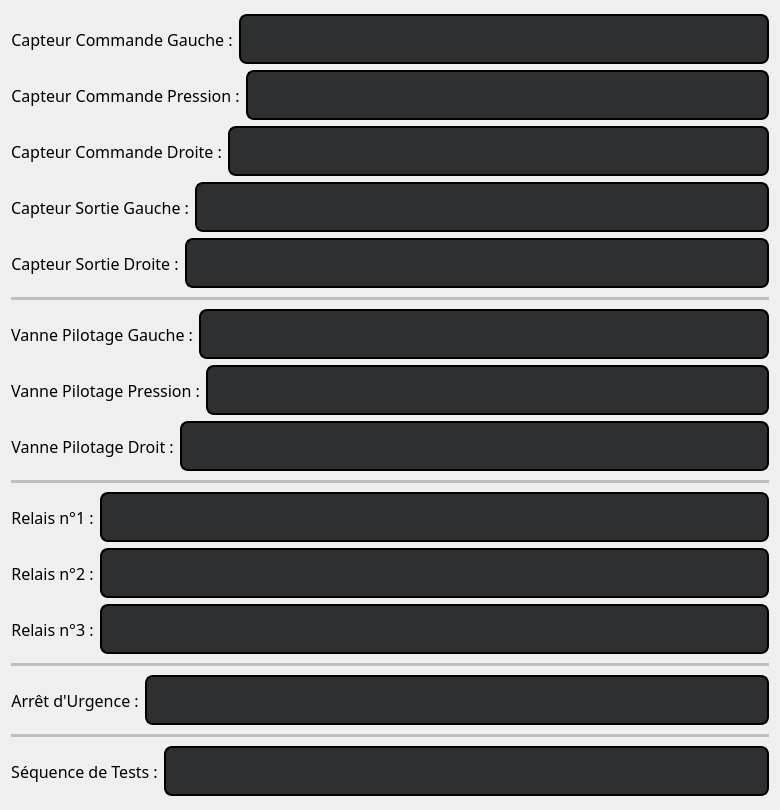
              <widget class="QWidget" name="scrollAreaWidgetContents">
               <property name="geometry">
                <rect>
                 <x>0</x>
                 <y>0</y>
                 <width>780</width>
                 <height>810</height>
                </rect>
               </property>
               <layout class="QVBoxLayout" name="verticalLayout_42">
                <item>
                 <layout class="QVBoxLayout" name="verticalLayout_37">
                  <item>
                   <layout class="QHBoxLayout" name="horizontalLayout_26">
                    <item>
                     <widget class="QLabel" name="label_18">
                      <property name="font">
                       <font>
                        <family>Quicksand Medium</family>
                        <pointsize>12</pointsize>
                       </font>
                      </property>
                      <property name="text">
                       <string>Capteur Commande Gauche :</string>
                      </property>
                      <property name="alignment">
                       <set>Qt::AlignCenter</set>
                      </property>
                     </widget>
                    </item>
                    <item>
                     <widget class="QLineEdit" name="lERecapCapteurCmdG">
                      <property name="minimumSize">
                       <size>
                        <width>0</width>
                        <height>50</height>
                       </size>
                      </property>
                      <property name="font">
                       <font>
                        <family>Quicksand</family>
                        <pointsize>10</pointsize>
                        <weight>50</weight>
                        <bold>false</bold>
                       </font>
                      </property>
                      <property name="styleSheet">
                       <string notr="true">QLineEdit#lERecapCapteurCmdG{
	color: rgb(255, 255, 255);
	background-color: rgb(46, 47, 48);
	border: 2px solid black;
	border-radius: 8px;
	padding-left: 5px;
}</string>
                      </property>
                      <property name="text">
                       <string/>
                      </property>
                      <property name="readOnly">
                       <bool>false</bool>
                      </property>
                     </widget>
                    </item>
                   </layout>
                  </item>
                  <item>
                   <layout class="QHBoxLayout" name="horizontalLayout_28">
                    <item>
                     <widget class="QLabel" name="label_20">
                      <property name="font">
                       <font>
                        <family>Quicksand Medium</family>
                        <pointsize>12</pointsize>
                       </font>
                      </property>
                      <property name="text">
                       <string>Capteur Commande Pression :</string>
                      </property>
                      <property name="alignment">
                       <set>Qt::AlignCenter</set>
                      </property>
                     </widget>
                    </item>
                    <item>
                     <widget class="QLineEdit" name="lERecapCapteurCmdP">
                      <property name="minimumSize">
                       <size>
                        <width>0</width>
                        <height>50</height>
                       </size>
                      </property>
                      <property name="font">
                       <font>
                        <family>Quicksand</family>
                        <pointsize>10</pointsize>
                        <weight>50</weight>
                        <bold>false</bold>
                       </font>
                      </property>
                      <property name="styleSheet">
                       <string notr="true">QLineEdit#lERecapCapteurCmdP{
	color: rgb(255, 255, 255);
	background-color: rgb(46, 47, 48);
	border: 2px solid black;
	border-radius: 8px;
	padding-left: 5px;
}</string>
                      </property>
                      <property name="text">
                       <string/>
                      </property>
                      <property name="readOnly">
                       <bool>false</bool>
                      </property>
                     </widget>
                    </item>
                   </layout>
                  </item>
                  <item>
                   <layout class="QHBoxLayout" name="horizontalLayout_29">
                    <item>
                     <widget class="QLabel" name="label_21">
                      <property name="font">
                       <font>
                        <family>Quicksand Medium</family>
                        <pointsize>12</pointsize>
                       </font>
                      </property>
                      <property name="text">
                       <string>Capteur Commande Droite :</string>
                      </property>
                      <property name="alignment">
                       <set>Qt::AlignCenter</set>
                      </property>
                     </widget>
                    </item>
                    <item>
                     <widget class="QLineEdit" name="lERecapCapteurCmdD">
                      <property name="minimumSize">
                       <size>
                        <width>0</width>
                        <height>50</height>
                       </size>
                      </property>
                      <property name="font">
                       <font>
                        <family>Quicksand</family>
                        <pointsize>10</pointsize>
                        <weight>50</weight>
                        <bold>false</bold>
                       </font>
                      </property>
                      <property name="styleSheet">
                       <string notr="true">QLineEdit#lERecapCapteurCmdD{
	color: rgb(255, 255, 255);
	background-color: rgb(46, 47, 48);
	border: 2px solid black;
	border-radius: 8px;
	padding-left: 5px;
}</string>
                      </property>
                      <property name="text">
                       <string/>
                      </property>
                      <property name="readOnly">
                       <bool>false</bool>
                      </property>
                     </widget>
                    </item>
                   </layout>
                  </item>
                  <item>
                   <layout class="QHBoxLayout" name="horizontalLayout_30">
                    <item>
                     <widget class="QLabel" name="label_22">
                      <property name="font">
                       <font>
                        <family>Quicksand Medium</family>
                        <pointsize>12</pointsize>
                       </font>
                      </property>
                      <property name="text">
                       <string>Capteur Sortie Gauche :</string>
                      </property>
                      <property name="alignment">
                       <set>Qt::AlignCenter</set>
                      </property>
                     </widget>
                    </item>
                    <item>
                     <widget class="QLineEdit" name="lERecapCapteurSortieG">
                      <property name="minimumSize">
                       <size>
                        <width>0</width>
                        <height>50</height>
                       </size>
                      </property>
                      <property name="font">
                       <font>
                        <family>Quicksand</family>
                        <pointsize>10</pointsize>
                        <weight>50</weight>
                        <bold>false</bold>
                       </font>
                      </property>
                      <property name="styleSheet">
                       <string notr="true">QLineEdit#lERecapCapteurSortieG{
	color: rgb(255, 255, 255);
	background-color: rgb(46, 47, 48);
	border: 2px solid black;
	border-radius: 8px;
	padding-left: 5px;
}</string>
                      </property>
                      <property name="text">
                       <string/>
                      </property>
                      <property name="readOnly">
                       <bool>false</bool>
                      </property>
                     </widget>
                    </item>
                   </layout>
                  </item>
                  <item>
                   <layout class="QHBoxLayout" name="horizontalLayout_31">
                    <item>
                     <widget class="QLabel" name="label_23">
                      <property name="font">
                       <font>
                        <family>Quicksand Medium</family>
                        <pointsize>12</pointsize>
                       </font>
                      </property>
                      <property name="text">
                       <string>Capteur Sortie Droite :</string>
                      </property>
                      <property name="alignment">
                       <set>Qt::AlignCenter</set>
                      </property>
                     </widget>
                    </item>
                    <item>
                     <widget class="QLineEdit" name="lERecapCapteurSortieD">
                      <property name="minimumSize">
                       <size>
                        <width>0</width>
                        <height>50</height>
                       </size>
                      </property>
                      <property name="font">
                       <font>
                        <family>Quicksand</family>
                        <pointsize>10</pointsize>
                        <weight>50</weight>
                        <bold>false</bold>
                       </font>
                      </property>
                      <property name="styleSheet">
                       <string notr="true">QLineEdit#lERecapCapteurSortieD{
	color: rgb(255, 255, 255);
	background-color: rgb(46, 47, 48);
	border: 2px solid black;
	border-radius: 8px;
	padding-left: 5px;
}</string>
                      </property>
                      <property name="text">
                       <string/>
                      </property>
                      <property name="readOnly">
                       <bool>false</bool>
                      </property>
                     </widget>
                    </item>
                   </layout>
                  </item>
                 </layout>
                </item>
                <item>
                 <widget class="Line" name="line_12">
                  <property name="enabled">
                   <bool>false</bool>
                  </property>
                  <property name="sizePolicy">
                   <sizepolicy hsizetype="Minimum" vsizetype="Maximum">
                    <horstretch>0</horstretch>
                    <verstretch>0</verstretch>
                   </sizepolicy>
                  </property>
                  <property name="minimumSize">
                   <size>
                    <width>0</width>
                    <height>3</height>
                   </size>
                  </property>
                  <property name="maximumSize">
                   <size>
                    <width>16777215</width>
                    <height>3</height>
                   </size>
                  </property>
                  <property name="autoFillBackground">
                   <bool>false</bool>
                  </property>
                  <property name="frameShadow">
                   <enum>QFrame::Plain</enum>
                  </property>
                  <property name="lineWidth">
                   <number>5</number>
                  </property>
                  <property name="orientation">
                   <enum>Qt::Horizontal</enum>
                  </property>
                 </widget>
                </item>
                <item>
                 <layout class="QVBoxLayout" name="verticalLayout_41">
                  <item>
                   <layout class="QHBoxLayout" name="horizontalLayout_32">
                    <item>
                     <widget class="QLabel" name="label_24">
                      <property name="font">
                       <font>
                        <family>Quicksand Medium</family>
                        <pointsize>12</pointsize>
                       </font>
                      </property>
                      <property name="text">
                       <string>Vanne Pilotage Gauche :</string>
                      </property>
                      <property name="alignment">
                       <set>Qt::AlignCenter</set>
                      </property>
                     </widget>
                    </item>
                    <item>
                     <widget class="QLineEdit" name="lERecapVannePilotageG">
                      <property name="minimumSize">
                       <size>
                        <width>0</width>
                        <height>50</height>
                       </size>
                      </property>
                      <property name="font">
                       <font>
                        <family>Quicksand</family>
                        <pointsize>10</pointsize>
                        <weight>50</weight>
                        <bold>false</bold>
                       </font>
                      </property>
                      <property name="styleSheet">
                       <string notr="true">QLineEdit#lERecapVannePilotageG{
	color: rgb(255, 255, 255);
	background-color: rgb(46, 47, 48);
	border: 2px solid black;
	border-radius: 8px;
	padding-left: 5px;
}</string>
                      </property>
                      <property name="text">
                       <string/>
                      </property>
                      <property name="readOnly">
                       <bool>false</bool>
                      </property>
                     </widget>
                    </item>
                   </layout>
                  </item>
                  <item>
                   <layout class="QHBoxLayout" name="horizontalLayout_33">
                    <item>
                     <widget class="QLabel" name="label_25">
                      <property name="font">
                       <font>
                        <family>Quicksand Medium</family>
                        <pointsize>12</pointsize>
                       </font>
                      </property>
                      <property name="text">
                       <string>Vanne Pilotage Pression :</string>
                      </property>
                      <property name="alignment">
                       <set>Qt::AlignCenter</set>
                      </property>
                     </widget>
                    </item>
                    <item>
                     <widget class="QLineEdit" name="lERecapVannePilotageP">
                      <property name="minimumSize">
                       <size>
                        <width>0</width>
                        <height>50</height>
                       </size>
                      </property>
                      <property name="font">
                       <font>
                        <family>Quicksand</family>
                        <pointsize>10</pointsize>
                        <weight>50</weight>
                        <bold>false</bold>
                       </font>
                      </property>
                      <property name="styleSheet">
                       <string notr="true">QLineEdit#lERecapVannePilotageP{
	color: rgb(255, 255, 255);
	background-color: rgb(46, 47, 48);
	border: 2px solid black;
	border-radius: 8px;
	padding-left: 5px;
}</string>
                      </property>
                      <property name="text">
                       <string/>
                      </property>
                      <property name="readOnly">
                       <bool>false</bool>
                      </property>
                     </widget>
                    </item>
                   </layout>
                  </item>
                  <item>
                   <layout class="QHBoxLayout" name="horizontalLayout_34">
                    <item>
                     <widget class="QLabel" name="label_26">
                      <property name="font">
                       <font>
                        <family>Quicksand Medium</family>
                        <pointsize>12</pointsize>
                       </font>
                      </property>
                      <property name="text">
                       <string>Vanne Pilotage Droit :</string>
                      </property>
                      <property name="alignment">
                       <set>Qt::AlignCenter</set>
                      </property>
                     </widget>
                    </item>
                    <item>
                     <widget class="QLineEdit" name="lERecapVannePilotageD">
                      <property name="minimumSize">
                       <size>
                        <width>0</width>
                        <height>50</height>
                       </size>
                      </property>
                      <property name="font">
                       <font>
                        <family>Quicksand</family>
                        <pointsize>10</pointsize>
                        <weight>50</weight>
                        <bold>false</bold>
                       </font>
                      </property>
                      <property name="styleSheet">
                       <string notr="true">QLineEdit#lERecapVannePilotageD{
	color: rgb(255, 255, 255);
	background-color: rgb(46, 47, 48);
	border: 2px solid black;
	border-radius: 8px;
	padding-left: 5px;
}</string>
                      </property>
                      <property name="text">
                       <string/>
                      </property>
                      <property name="readOnly">
                       <bool>false</bool>
                      </property>
                     </widget>
                    </item>
                   </layout>
                  </item>
                 </layout>
                </item>
                <item>
                 <widget class="Line" name="line_13">
                  <property name="enabled">
                   <bool>false</bool>
                  </property>
                  <property name="sizePolicy">
                   <sizepolicy hsizetype="Minimum" vsizetype="Maximum">
                    <horstretch>0</horstretch>
                    <verstretch>0</verstretch>
                   </sizepolicy>
                  </property>
                  <property name="minimumSize">
                   <size>
                    <width>0</width>
                    <height>3</height>
                   </size>
                  </property>
                  <property name="maximumSize">
                   <size>
                    <width>16777215</width>
                    <height>3</height>
                   </size>
                  </property>
                  <property name="autoFillBackground">
                   <bool>false</bool>
                  </property>
                  <property name="frameShadow">
                   <enum>QFrame::Plain</enum>
                  </property>
                  <property name="lineWidth">
                   <number>5</number>
                  </property>
                  <property name="orientation">
                   <enum>Qt::Horizontal</enum>
                  </property>
                 </widget>
                </item>
                <item>
                 <layout class="QVBoxLayout" name="verticalLayout_43">
                  <item>
                   <layout class="QHBoxLayout" name="horizontalLayout_35">
                    <item>
                     <widget class="QLabel" name="label_27">
                      <property name="font">
                       <font>
                        <family>Quicksand Medium</family>
                        <pointsize>12</pointsize>
                       </font>
                      </property>
                      <property name="text">
                       <string>Relais n°1 :</string>
                      </property>
                      <property name="alignment">
                       <set>Qt::AlignCenter</set>
                      </property>
                     </widget>
                    </item>
                    <item>
                     <widget class="QLineEdit" name="lERecapRelais1">
                      <property name="minimumSize">
                       <size>
                        <width>0</width>
                        <height>50</height>
                       </size>
                      </property>
                      <property name="font">
                       <font>
                        <family>Quicksand</family>
                        <pointsize>10</pointsize>
                        <weight>50</weight>
                        <bold>false</bold>
                       </font>
                      </property>
                      <property name="styleSheet">
                       <string notr="true">QLineEdit#lERecapRelais1{
	color: rgb(255, 255, 255);
	background-color: rgb(46, 47, 48);
	border: 2px solid black;
	border-radius: 8px;
	padding-left: 5px;
}</string>
                      </property>
                      <property name="text">
                       <string/>
                      </property>
                      <property name="readOnly">
                       <bool>false</bool>
                      </property>
                     </widget>
                    </item>
                   </layout>
                  </item>
                  <item>
                   <layout class="QHBoxLayout" name="horizontalLayout_36">
                    <item>
                     <widget class="QLabel" name="label_28">
                      <property name="font">
                       <font>
                        <family>Quicksand Medium</family>
                        <pointsize>12</pointsize>
                       </font>
                      </property>
                      <property name="text">
                       <string>Relais n°2 :</string>
                      </property>
                      <property name="alignment">
                       <set>Qt::AlignCenter</set>
                      </property>
                     </widget>
                    </item>
                    <item>
                     <widget class="QLineEdit" name="lERecapRelais2">
                      <property name="minimumSize">
                       <size>
                        <width>0</width>
                        <height>50</height>
                       </size>
                      </property>
                      <property name="font">
                       <font>
                        <family>Quicksand</family>
                        <pointsize>10</pointsize>
                        <weight>50</weight>
                        <bold>false</bold>
                       </font>
                      </property>
                      <property name="styleSheet">
                       <string notr="true">QLineEdit#lERecapRelais2{
	color: rgb(255, 255, 255);
	background-color: rgb(46, 47, 48);
	border: 2px solid black;
	border-radius: 8px;
	padding-left: 5px;
}</string>
                      </property>
                      <property name="text">
                       <string/>
                      </property>
                      <property name="readOnly">
                       <bool>false</bool>
                      </property>
                     </widget>
                    </item>
                   </layout>
                  </item>
                  <item>
                   <layout class="QHBoxLayout" name="horizontalLayout_37">
                    <item>
                     <widget class="QLabel" name="label_29">
                      <property name="font">
                       <font>
                        <family>Quicksand Medium</family>
                        <pointsize>12</pointsize>
                       </font>
                      </property>
                      <property name="text">
                       <string>Relais n°3 :</string>
                      </property>
                      <property name="alignment">
                       <set>Qt::AlignCenter</set>
                      </property>
                     </widget>
                    </item>
                    <item>
                     <widget class="QLineEdit" name="lERecapRelais3">
                      <property name="minimumSize">
                       <size>
                        <width>0</width>
                        <height>50</height>
                       </size>
                      </property>
                      <property name="font">
                       <font>
                        <family>Quicksand</family>
                        <pointsize>10</pointsize>
                        <weight>50</weight>
                        <bold>false</bold>
                       </font>
                      </property>
                      <property name="styleSheet">
                       <string notr="true">QLineEdit#lERecapRelais3{
	color: rgb(255, 255, 255);
	background-color: rgb(46, 47, 48);
	border: 2px solid black;
	border-radius: 8px;
	padding-left: 5px;
}</string>
                      </property>
                      <property name="text">
                       <string/>
                      </property>
                      <property name="readOnly">
                       <bool>false</bool>
                      </property>
                     </widget>
                    </item>
                   </layout>
                  </item>
                 </layout>
                </item>
                <item>
                 <widget class="Line" name="line_14">
                  <property name="enabled">
                   <bool>false</bool>
                  </property>
                  <property name="sizePolicy">
                   <sizepolicy hsizetype="Minimum" vsizetype="Maximum">
                    <horstretch>0</horstretch>
                    <verstretch>0</verstretch>
                   </sizepolicy>
                  </property>
                  <property name="minimumSize">
                   <size>
                    <width>0</width>
                    <height>3</height>
                   </size>
                  </property>
                  <property name="maximumSize">
                   <size>
                    <width>16777215</width>
                    <height>3</height>
                   </size>
                  </property>
                  <property name="autoFillBackground">
                   <bool>false</bool>
                  </property>
                  <property name="frameShadow">
                   <enum>QFrame::Plain</enum>
                  </property>
                  <property name="lineWidth">
                   <number>5</number>
                  </property>
                  <property name="orientation">
                   <enum>Qt::Horizontal</enum>
                  </property>
                 </widget>
                </item>
                <item>
                 <layout class="QVBoxLayout" name="verticalLayout_44">
                  <item>
                   <layout class="QHBoxLayout" name="horizontalLayout_38">
                    <item>
                     <widget class="QLabel" name="label_30">
                      <property name="font">
                       <font>
                        <family>Quicksand Medium</family>
                        <pointsize>12</pointsize>
                       </font>
                      </property>
                      <property name="text">
                       <string>Arrêt d'Urgence :</string>
                      </property>
                      <property name="alignment">
                       <set>Qt::AlignCenter</set>
                      </property>
                     </widget>
                    </item>
                    <item>
                     <widget class="QLineEdit" name="lERecapArrUrg">
                      <property name="minimumSize">
                       <size>
                        <width>0</width>
                        <height>50</height>
                       </size>
                      </property>
                      <property name="font">
                       <font>
                        <family>Quicksand</family>
                        <pointsize>10</pointsize>
                        <weight>50</weight>
                        <bold>false</bold>
                       </font>
                      </property>
                      <property name="styleSheet">
                       <string notr="true">QLineEdit#lERecapArrUrg{
	color: rgb(255, 255, 255);
	background-color: rgb(46, 47, 48);
	border: 2px solid black;
	border-radius: 8px;
	padding-left: 5px;
}</string>
                      </property>
                      <property name="text">
                       <string/>
                      </property>
                      <property name="readOnly">
                       <bool>false</bool>
                      </property>
                     </widget>
                    </item>
                   </layout>
                  </item>
                 </layout>
                </item>
                <item>
                 <widget class="Line" name="line_15">
                  <property name="enabled">
                   <bool>false</bool>
                  </property>
                  <property name="sizePolicy">
                   <sizepolicy hsizetype="Minimum" vsizetype="Maximum">
                    <horstretch>0</horstretch>
                    <verstretch>0</verstretch>
                   </sizepolicy>
                  </property>
                  <property name="minimumSize">
                   <size>
                    <width>0</width>
                    <height>3</height>
                   </size>
                  </property>
                  <property name="maximumSize">
                   <size>
                    <width>16777215</width>
                    <height>3</height>
                   </size>
                  </property>
                  <property name="autoFillBackground">
                   <bool>false</bool>
                  </property>
                  <property name="frameShadow">
                   <enum>QFrame::Plain</enum>
                  </property>
                  <property name="lineWidth">
                   <number>5</number>
                  </property>
                  <property name="orientation">
                   <enum>Qt::Horizontal</enum>
                  </property>
                 </widget>
                </item>
                <item>
                 <layout class="QHBoxLayout" name="horizontalLayout_39">
                  <item>
                   <widget class="QLabel" name="label_31">
                    <property name="font">
                     <font>
                      <family>Quicksand Medium</family>
                      <pointsize>12</pointsize>
                     </font>
                    </property>
                    <property name="text">
                     <string>Séquence de Tests :</string>
                    </property>
                    <property name="alignment">
                     <set>Qt::AlignCenter</set>
                    </property>
                   </widget>
                  </item>
                  <item>
                   <widget class="QLineEdit" name="lERecapSeqTest">
                    <property name="minimumSize">
                     <size>
                      <width>0</width>
                      <height>50</height>
                     </size>
                    </property>
                    <property name="font">
                     <font>
                      <family>Quicksand</family>
                      <pointsize>10</pointsize>
                      <weight>50</weight>
                      <bold>false</bold>
                     </font>
                    </property>
                    <property name="styleSheet">
                     <string notr="true">QLineEdit#lERecapSeqTest{
	color: rgb(255, 255, 255);
	background-color: rgb(46, 47, 48);
	border: 2px solid black;
	border-radius: 8px;
	padding-left: 5px;
}</string>
                    </property>
                    <property name="text">
                     <string/>
                    </property>
                    <property name="readOnly">
                     <bool>false</bool>
                    </property>
                   </widget>
                  </item>
                 </layout>
                </item>
               </layout>
              </widget>
